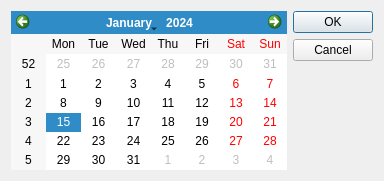
<?xml version="1.0" encoding="UTF-8"?>
<ui version="4.0">
 <class>CalendarDialog</class>
 <widget class="QDialog" name="CalendarDialog">
  <property name="geometry">
   <rect>
    <x>0</x>
    <y>0</y>
    <width>384</width>
    <height>181</height>
   </rect>
  </property>
  <property name="windowTitle">
   <string>Выбор даты</string>
  </property>
  <layout class="QGridLayout" name="gridLayout">
   <item row="0" column="0">
    <widget class="QCalendarWidget" name="calendarWidget"/>
   </item>
   <item row="0" column="1">
    <widget class="QDialogButtonBox" name="buttonBox">
     <property name="orientation">
      <enum>Qt::Vertical</enum>
     </property>
     <property name="standardButtons">
      <set>QDialogButtonBox::Cancel|QDialogButtonBox::Ok</set>
     </property>
    </widget>
   </item>
  </layout>
 </widget>
 <resources/>
 <connections>
  <connection>
   <sender>buttonBox</sender>
   <signal>accepted()</signal>
   <receiver>CalendarDialog</receiver>
   <slot>accept()</slot>
   <hints>
    <hint type="sourcelabel">
     <x>248</x>
     <y>254</y>
    </hint>
    <hint type="destinationlabel">
     <x>157</x>
     <y>274</y>
    </hint>
   </hints>
  </connection>
  <connection>
   <sender>buttonBox</sender>
   <signal>rejected()</signal>
   <receiver>CalendarDialog</receiver>
   <slot>reject()</slot>
   <hints>
    <hint type="sourcelabel">
     <x>316</x>
     <y>260</y>
    </hint>
    <hint type="destinationlabel">
     <x>286</x>
     <y>274</y>
    </hint>
   </hints>
  </connection>
 </connections>
</ui>
